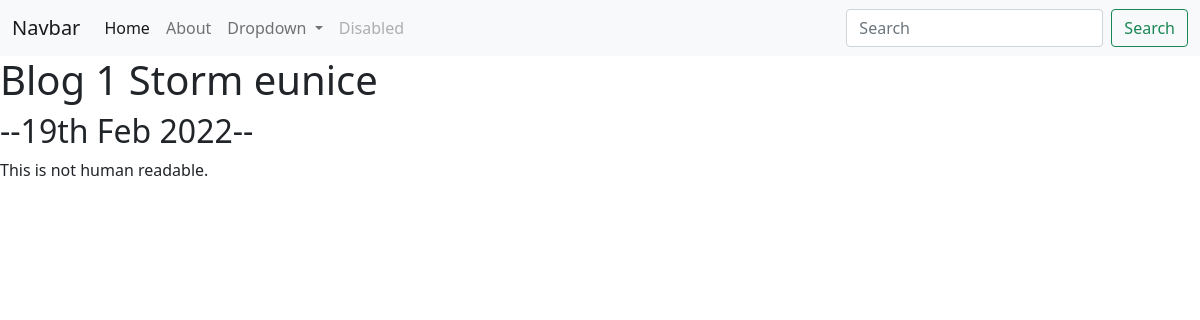
Page /blog/1/ on the committed database.
### blog/models.py (models this page shows, shortened)
class Blog(models.Model):
    title = models.CharField(max_length=200)
    description = models.TextField(max_length=250)
    date = models.DateField()

### blog/views.py (the view)
# urls.py: path('<int:blog_id>/', views.detail, name='detail'),
def detail(request, blog_id):
    blog = get_object_or_404(Blog, pk=blog_id)
    return render(request, 'blog/detail.html', {'blog': blog})

### blog/templates/blog/detail.html
{% extends 'portfolio/base.html' %}
{% block content %}
<h1>{{ blog.title }}</h1>
<h2>--{{ blog.date|date:'dS M Y' }}--</h2>
{{ blog.description }}
{% endblock %}

### rows in the picture
Blog: title "Blog 1 Storm eunice", date "19th Feb 2022", description "This is not human readable."
